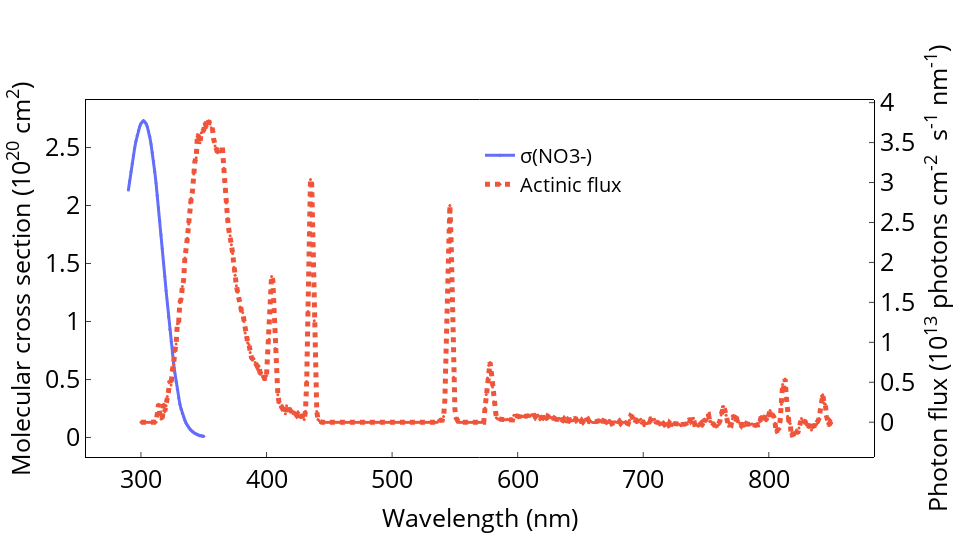

The cell this chart's notebook holds for it:
### Code cell
import plotly.graph_objects as go

fig_1= go.Figure()
fig_1.add_trace(go.Scatter(x= new_cross_section_nitrate.index,y=new_cross_section_nitrate['molecular_cross_section']*1e20,yaxis = "y1",mode='markers+lines',marker_size=3,line_width=3,name="σ(NO3-)"))
# fig_1.add_trace(go.Scatter(x= new_cross_section_nitrite.index,y=new_cross_section_nitrite['molecular_cross_section']*10,yaxis = "y1",mode='markers+lines',marker_size=3,line_width=2,name="σ(NO2-)*10"))
# fig_1.add_trace(go.Scatter(x= new_cross_section_I2.index,y=new_cross_section_I2['molecular_cross_section'],yaxis = "y1",mode='markers+lines',marker_size=3,line_width=2,name="σ(I2)"))
# fig_1.add_trace(go.Scatter(x= new_cross_section_clno.index,y=new_cross_section_clno['molecular_cross_section'],yaxis = "y1",mode='markers+lines',marker_size=3,line_width=2,name="σ(ClNO)"))
# fig_1.add_trace(go.Scatter(x= new_cross_section_NO2.index,y=new_cross_section_NO2['molecular_cross_section'],yaxis = "y1",mode='markers+lines',marker_size=3,line_width=2,name="σ(NO2)"))
# fig_1.add_trace(go.Scatter(x= new_cross_section_HONO.index,y=new_cross_section_HONO['molecular_cross_section'],yaxis = "y1",mode='markers+lines',marker_size=3,line_width=2,name="σ(HONO)"))


fig_1.add_trace(go.Scatter(x= psi_chamber_df.iloc[:,0], y=psi_chamber_df.iloc[:,1]*1e-13, yaxis = "y2",mode='markers+lines', line=dict(dash='dot'),marker_size=3,line_width=5,name='Actinic flux'))
# fig_1.add_trace(go.Scatter(x= actinic.iloc[:,0], y=actinic.iloc[:,2], yaxis = "y2",mode='markers+lines', line=dict(dash='dot'),marker_size=3,line_width=5,name='Flux '+actinic.columns[2]))
# fig_1.add_trace(go.Scatter(x= actinic.iloc[:,0], y=actinic.iloc[:,3], yaxis = "y2",mode='markers+lines', line=dict(dash='dot'),marker_size=3,line_width=5,name='Flux '+actinic.columns[3]))
# fig_1.add_trace(go.Scatter(x= actinic.iloc[:,0], y=actinic.iloc[:,4], yaxis = "y2",mode='markers+lines', line=dict(dash='dot'),marker_size=3,line_width=5,name='Flux '+actinic.columns[4]))

fig_1.update_layout(title='',titlefont=dict(color="black",size=25))
fig_1.update_layout( bargap=0)
fig_1.update_layout(
  plot_bgcolor = 'white',paper_bgcolor = 'white',autosize=False,width=1600*0.6, height=900*0.6,
    xaxis=dict( title="Wavelength (nm)",titlefont=dict(color="black",size=25),showline=True, mirror= True,tickfont=dict(color='black',size=25 ),linecolor="black", linewidth=1,ticks='inside'),
    yaxis=dict( title='Molecular cross section (10<sup>20</sup> cm<sup>2</sup>)', titlefont=dict(color="black",size=25),tickfont=dict(color='black',size=25 ),linecolor="black", linewidth=1,ticks='inside'),
    yaxis2=dict(title='Photon flux (10<sup>13</sup> photons cm<sup>-2</sup>  s<sup>-1</sup> nm<sup>-1</sup>)',titlefont=dict(color="black",size=25),tickfont=dict(color="black" ,size=25),ticks='inside',anchor="free",overlaying="y", side="right", position=1, linecolor="black", linewidth=1,showticklabels = True) )
fig_1.update_layout(legend=dict(yanchor="top",y=0.9 ,xanchor="left",x=0.5,  font=dict( size=20,color="black")))
config = {'displayModeBar': True}

fig_1.show(config=config)

### Figure 1 — Plotly figure (JSON) as saved in the notebook; plotly's stock layout.template omitted (floating-point values rounded to 4 significant figures; data arrays with more than 128 entries replaced by an {"elided": "..."} marker saying what was removed)
{"data": [{"line": {"width": 3}, "marker": {"size": 3}, "mode": "markers+lines", "name": "σ(NO3-)", "type": "scatter", "x": [290, 291, 292, 293, 294, 295, 296, 297, 298, 299, 300, 301, 302, 303, 304, 305, 306, 307, 308, 309, 310, 311, 312, 313, 314, 315, 316, 317, 318, 319, 320, 321, 322, 323, 324, 325, 326, 327, 328, 329, 330, 331, 332, 333, 334, 335, 336, 337, 338, 339, 340, 341, 342, 343, 344, 345, 346, 347, 348, 349, 350], "y": [2.134, 2.214, 2.29, 2.363, 2.432, 2.497, 2.554, 2.604, 2.646, 2.68, 2.707, 2.722, 2.73, 2.722, 2.707, 2.68, 2.642, 2.592, 2.531, 2.459, 2.382, 2.29, 2.195, 2.088, 1.981, 1.866, 1.747, 1.629, 1.506, 1.388, 1.266, 1.151, 1.04, 0.9329, 0.8259, 0.7303, 0.6385, 0.5582, 0.4818, 0.4129, 0.3403, 0.2868, 0.2447, 0.2065, 0.1759, 0.1491, 0.1224, 0.1032, 0.08794, 0.07265, 0.06118, 0.04971, 0.04206, 0.03441, 0.03059, 0.02294, 0.01912, 0.01529, 0.01529, 0.01147, 0.01147], "yaxis": "y"}, {"line": {"dash": "dot", "width": 5}, "marker": {"size": 3}, "mode": "markers+lines", "name": "Actinic flux", "type": "scatter", "x": {"elided": "551 int values"}, "y": {"elided": "551 float values"}, "yaxis": "y2"}], "layout": {"autosize": false, "bargap": 0, "height": 540, "legend": {"font": {"color": "black", "size": 20}, "x": 0.5, "xanchor": "left", "y": 0.9, "yanchor": "top"}, "paper_bgcolor": "white", "plot_bgcolor": "white", "title": {"font": {"color": "black", "size": 25}, "text": ""}, "width": 960, "xaxis": {"linecolor": "black", "linewidth": 1, "mirror": true, "showline": true, "tickfont": {"color": "black", "size": 25}, "ticks": "inside", "title": {"font": {"color": "black", "size": 25}, "text": "Wavelength (nm)"}}, "yaxis": {"linecolor": "black", "linewidth": 1, "tickfont": {"color": "black", "size": 25}, "ticks": "inside", "title": {"font": {"color": "black", "size": 25}, "text": "Molecular cross section (10<sup>20</sup> cm<sup>2</sup>)"}}, "yaxis2": {"anchor": "free", "linecolor": "black", "linewidth": 1, "overlaying": "y", "position": 1, "showticklabels": true, "side": "right", "tickfont": {"color": "black", "size": 25}, "ticks": "inside", "title": {"font": {"color": "black", "size": 25}, "text": "Photon flux (10<sup>13</sup> photons cm<sup>-2</sup>  s<sup>-1</sup> nm<sup>-1</sup>)"}}}}
